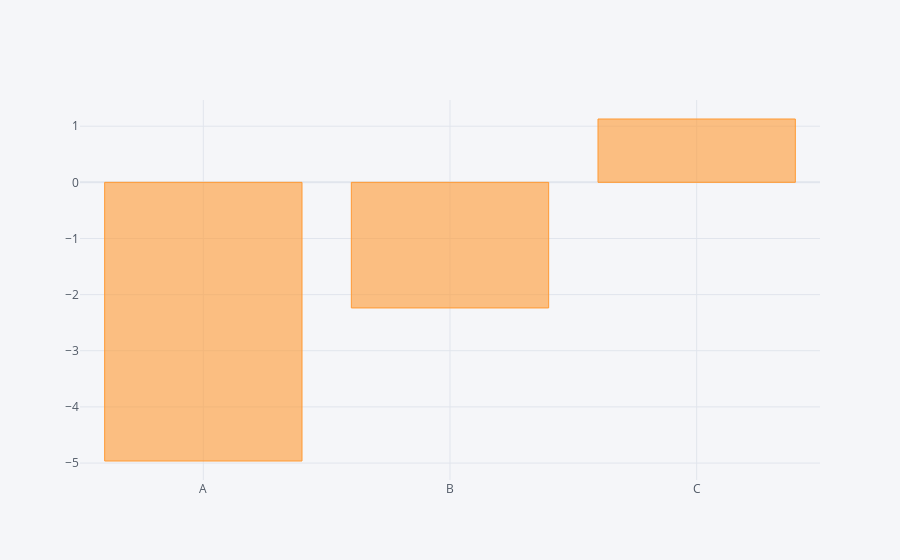

Notebook cell for this chart:
### Code cell
df.sum().iplot(kind='bar')

### Figure 1 — Plotly figure (JSON) as saved in the notebook; plotly's stock layout.template omitted (floating-point values rounded to 4 significant figures)
{"data": [{"marker": {"color": "rgba(255, 153, 51, 0.6)", "line": {"color": "rgba(255, 153, 51, 1.0)", "width": 1}}, "name": "None", "orientation": "v", "text": "", "type": "bar", "x": ["A", "B", "C"], "y": [-4.964, -2.237, 1.128]}], "layout": {"legend": {"bgcolor": "#F5F6F9", "font": {"color": "#4D5663"}}, "paper_bgcolor": "#F5F6F9", "plot_bgcolor": "#F5F6F9", "title": {"font": {"color": "#4D5663"}}, "xaxis": {"gridcolor": "#E1E5ED", "showgrid": true, "tickfont": {"color": "#4D5663"}, "title": {"font": {"color": "#4D5663"}, "text": ""}, "zerolinecolor": "#E1E5ED"}, "yaxis": {"gridcolor": "#E1E5ED", "showgrid": true, "tickfont": {"color": "#4D5663"}, "title": {"font": {"color": "#4D5663"}, "text": ""}, "zerolinecolor": "#E1E5ED"}}}
